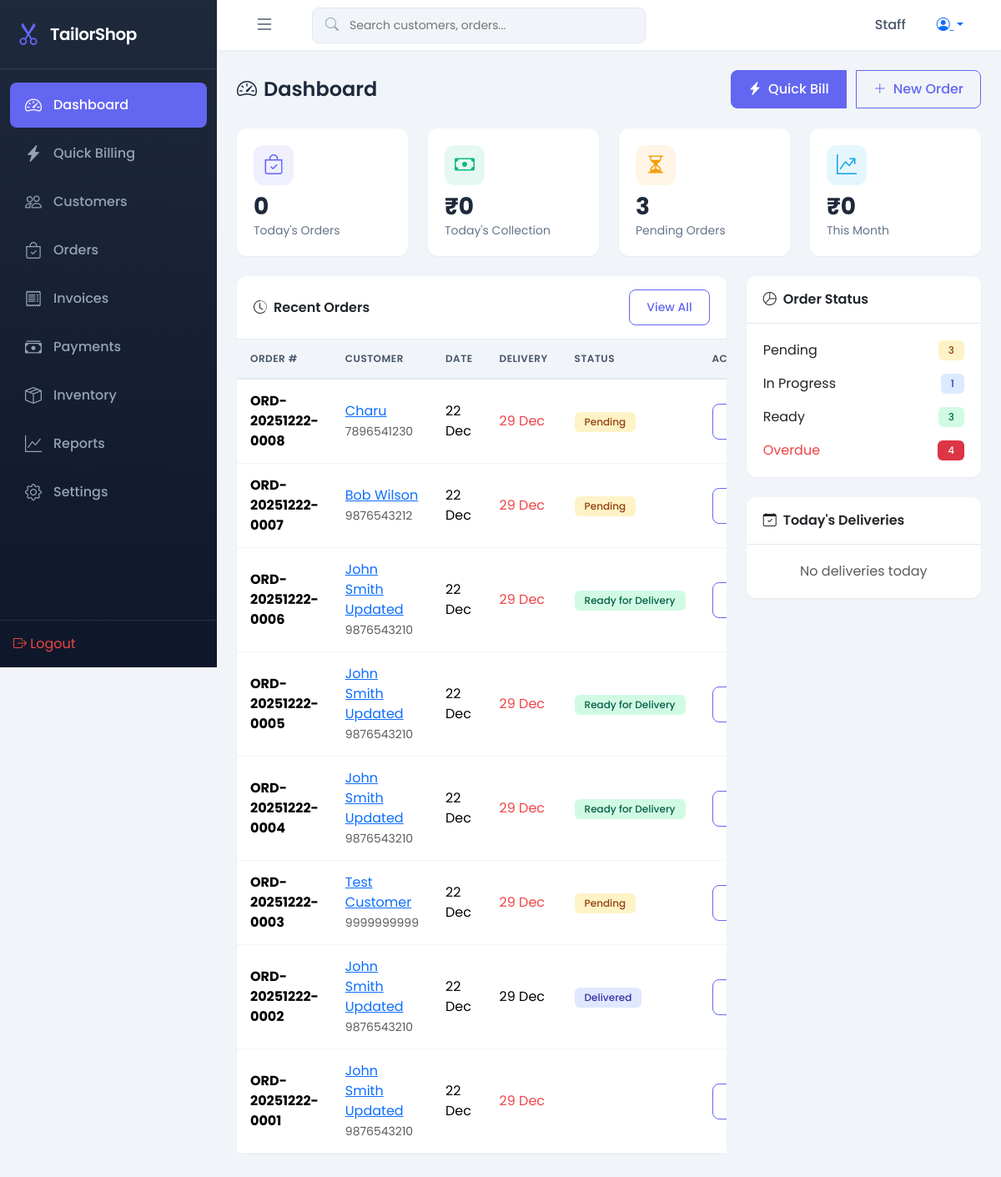
Screenshot of / (signed in) with the database file from the repository.
### shop/models.py (models this page shows, shortened)
class Order(models.Model):
    STATUS_CHOICES = [
        ('PENDING', 'Pending'),
        ('IN_PROGRESS', 'In Progress'),
        ('READY', 'Ready for Delivery'),
        ('DELIVERED', 'Delivered'),
        ('CANCELLED', 'Cancelled'),
    ]
    PRIORITY_CHOICES = [
        ('NORMAL', 'Normal'),
        ('URGENT', 'Urgent'),
        ('EXPRESS', 'Express'),
    ]
    order_number = models.CharField(max_length=20, unique=True, editable=False)
    customer = models.ForeignKey(Customer, on_delete=models.PROTECT, related_name='orders')
    profile = models.ForeignKey(MeasurementProfile, on_delete=models.SET_NULL, null=True, blank=True)
    order_date = models.DateField(default=date.today)
    delivery_date = models.DateField(null=True, blank=True)
    status = models.CharField(max_length=20, choices=STATUS_CHOICES, default='PENDING')
    priority = models.CharField(max_length=20, choices=PRIORITY_CHOICES, default='NORMAL')
    notes = models.TextField(blank=True, null=True)
    created_by = models.ForeignKey(User, on_delete=models.SET_NULL, null=True, related_name='created_orders')
    created_at = models.DateTimeField(auto_now_add=True)
    updated_at = models.DateTimeField(auto_now=True)
    @property
    def is_overdue(self):
        if self.delivery_date and self.status not in ['DELIVERED', 'CANCELLED']:
            return date.today() > self.delivery_date
        return False
    class Meta:
        ordering = ['-created_at']

class Customer(models.Model):
    name = models.CharField(max_length=100)
    phone = models.CharField(max_length=15, unique=True)
    email = models.EmailField(blank=True, null=True)
    address = models.TextField(blank=True, null=True)
    notes = models.TextField(blank=True, null=True)
    created_at = models.DateTimeField(auto_now_add=True)
    updated_at = models.DateTimeField(auto_now=True)
    class Meta:
        ordering = ['-created_at']

### shop/views.py (the view)
# urls.py: path('', views.dashboard, name='dashboard'),
@login_required
def dashboard(request):
    today = date.today()
    week_ago = today - timedelta(days=7)
    month_start = today.replace(day=1)
    today_orders = Order.objects.filter(order_date=today).count()
    today_revenue = Payment.objects.filter(payment_date=today).aggregate(
        total=Sum('amount'))['total'] or Decimal('0.00')
    pending_orders = Order.objects.filter(status='PENDING').count()
    in_progress_orders = Order.objects.filter(status='IN_PROGRESS').count()
    ready_orders = Order.objects.filter(status='READY').count()
    overdue_orders = Order.objects.filter(
        delivery_date__lt=today,
        status__in=['PENDING', 'IN_PROGRESS']
    ).count()
    monthly_revenue = Payment.objects.filter(
        payment_date__gte=month_start
    ).aggregate(total=Sum('amount'))['total'] or Decimal('0.00')
    pending_payments = Invoice.objects.annotate(
        paid=Sum('payments__amount')
    ).filter(
        Q(paid__lt=F('total')) | Q(paid__isnull=True)
    ).count()
    recent_orders = Order.objects.select_related('customer').order_by('-created_at')[:10]
    today_deliveries = Order.objects.filter(
        delivery_date=today,
        status__in=['PENDING', 'IN_PROGRESS', 'READY']
    ).select_related('customer')
    low_stock_items = Inventory.objects.filter(
        quantity__lte=F('min_stock_level')
    )[:5]
    context = {
        'today_orders': today_orders,
        'today_revenue': today_revenue,
        'pending_orders': pending_orders,
        'in_progress_orders': in_progress_orders,
        'ready_orders': ready_orders,
        'overdue_orders': overdue_orders,
        'monthly_revenue': monthly_revenue,
        'pending_payments': pending_payments,
        'recent_orders': recent_orders,
        'today_deliveries': today_deliveries,
        'low_stock_items': low_stock_items,
    }
    return render(request, 'shop/dashboard.html', context)

### templates/shop/dashboard.html (shortened to what this page needs)
{% extends 'base.html' %}
{% load humanize %}
{% block content %}
<div class="page-header">
    <h1><i class="bi bi-speedometer2 me-2"></i>Dashboard</h1>
    <div class="btn-group">
        <a href="{% url 'quick_billing' %}" class="btn btn-primary">
            <i class="bi bi-lightning-charge-fill me-2"></i>Quick Bill
        </a>
        <a href="{% url 'order_add' %}" class="btn btn-outline-primary">
            <i class="bi bi-plus-lg me-2"></i>New Order
        </a>
    </div>
</div>
<div class="row g-4 mb-4">
    <div class="col-xl-3 col-md-6">
        <div class="stat-card">
            <div class="stat-icon primary">
                <i class="bi bi-bag-check"></i>
            </div>
            <div class="stat-value">{{ today_orders }}</div>
            <div class="stat-label">Today's Orders</div>
        </div>
    </div>
    <div class="col-xl-3 col-md-6">
        <div class="stat-card">
            <div class="stat-icon success">
                <i class="bi bi-cash"></i>
            </div>
            <div class="stat-value">₹{{ today_revenue|floatformat:0|intcomma }}</div>
            <div class="stat-label">Today's Collection</div>
        </div>
    </div>
    <div class="col-xl-3 col-md-6">
        <div class="stat-card">
            <div class="stat-icon warning">
                <i class="bi bi-hourglass-split"></i>
            </div>
            <div class="stat-value">{{ pending_orders }}</div>
            <div class="stat-label">Pending Orders</div>
        </div>
    </div>
    <div class="col-xl-3 col-md-6">
        <div class="stat-card">
            <div class="stat-icon info">
                <i class="bi bi-graph-up-arrow"></i>
            </div>
            <div class="stat-value">₹{{ monthly_revenue|floatformat:0|intcomma }}</div>
            <div class="stat-label">This Month</div>
        </div>
    </div>
</div>
<div class="row g-4 mb-4">
    <div class="col-lg-8">
        <div class="card">
            <div class="card-header d-flex justify-content-between align-items-center">
                <span><i class="bi bi-clock-history me-2"></i>Recent Orders</span>
                <a href="{% url 'order_list' %}" class="btn btn-sm btn-outline-primary">View All</a>
            </div>
            <div class="card-body p-0">
                <div class="table-responsive">
                    <table class="table mb-0">
                        <thead>
                            <tr>
                                <th>Order #</th>
                                <th>Customer</th>
                                <th>Date</th>
                                <th>Delivery</th>
                                <th>Status</th>
                                <th>Action</th>
                            </tr>
                        </thead>
                        <tbody>
                            {% for order in recent_orders %}
                            <tr>
                                <td><strong>{{ order.order_number }}</strong></td>
                                <td>
                                    <a href="{% url 'customer_detail' order.customer.pk %}">{{ order.customer.name }}</a>
                                    <br><small class="text-muted">{{ order.customer.phone }}</small>
                                </td>
                                <td>{{ order.order_date|date:"d M" }}</td>
                                <td>
                                    {% if order.delivery_date %}
                                    <span class="{% if order.is_overdue %}text-danger{% endif %}">
                                        {{ order.delivery_date|date:"d M" }}
                                    </span>
                                    {% else %}
                                    <span class="text-muted">-</span>
                                    {% endif %}
                                </td>
                                <td>
                                    <span class="badge badge-{{ order.status|lower }}">{{ order.get_status_display }}</span>
                                </td>
                                <td>
                                    <a href="{% url 'order_detail' order.pk %}" class="btn btn-sm btn-outline-primary">
                                    </a>
                                </td>
                            </tr>
                            {% empty %}
                            <tr>
                                <td colspan="6" class="text-center text-muted py-4">No orders yet</td>
                            </tr>
                            {% endfor %}
                        </tbody>
                    </table>
                </div>
            </div>
        </div>
    </div>
    <div class="col-lg-4">
        <div class="card mb-4">
            <div class="card-header">
                <i class="bi bi-pie-chart me-2"></i>Order Status
            </div>
            <div class="card-body">
                <div class="d-flex justify-content-between align-items-center mb-3">
                    <span>Pending</span>
                    <span class="badge badge-pending">{{ pending_orders }}</span>
                </div>
                <div class="d-flex justify-content-between align-items-center mb-3">
                    <span>In Progress</span>
                    <span class="badge badge-in-progress">{{ in_progress_orders }}</span>
                </div>
                <div class="d-flex justify-content-between align-items-center mb-3">
                    <span>Ready</span>
                    <span class="badge badge-ready">{{ ready_orders }}</span>
                </div>
                {% if overdue_orders %}
                <div class="d-flex justify-content-between align-items-center">
                    <span class="text-danger">Overdue</span>
                    <span class="badge bg-danger">{{ overdue_orders }}</span>
                </div>
                {% endif %}
            </div>
        </div>
        <div class="card">
            <div class="card-header">
                <i class="bi bi-calendar-check me-2"></i>Today's Deliveries
            </div>
            <div class="card-body">
                {% for order in today_deliveries %}
                <div class="d-flex justify-content-between align-items-center mb-2 pb-2 border-bottom">
                    <div>
                        <strong>{{ order.order_number }}</strong>
                        <br><small class="text-muted">{{ order.customer.name }}</small>
                    </div>
                    <span class="badge badge-{{ order.status|lower }}">{{ order.get_status_display }}</span>
                </div>
                {% empty %}
                <p class="text-muted text-center mb-0">No deliveries today</p>
                {% endfor %}
            </div>
        </div>
    </div>
</div>
{% endblock %}

### templates/base.html (shortened to what this page needs)
{% load static %}
<!DOCTYPE html>
<html lang="en">
<head>
    <link href="https://cdn.jsdelivr.net/npm/bootstrap@5.3.2/dist/css/bootstrap.min.css" rel="stylesheet">
    <link href="https://cdn.jsdelivr.net/npm/bootstrap-icons@1.11.1/font/bootstrap-icons.css" rel="stylesheet">
    <link href="{% static 'css/style.css' %}" rel="stylesheet">
</head>
<body>
    {% if user.is_authenticated %}
    <nav class="sidebar" id="sidebar">
        <div class="sidebar-header">
            <i class="bi bi-scissors"></i>
            <span class="brand-text">TailorShop</span>
        </div>
        <ul class="sidebar-nav">
            <li class="nav-item">
                <a href="{% url 'dashboard' %}" class="nav-link {% if request.resolver_match.url_name == 'dashboard' %}active{% endif %}">
                    <i class="bi bi-speedometer2"></i>
                    <span>Dashboard</span>
                </a>
            </li>
            <li class="nav-item">
                <a href="{% url 'quick_billing' %}" class="nav-link {% if 'billing' in request.resolver_match.url_name %}active{% endif %}">
                    <i class="bi bi-lightning-charge-fill"></i>
                    <span>Quick Billing</span>
                </a>
            </li>
            <li class="nav-item">
                <a href="{% url 'customer_list' %}" class="nav-link {% if 'customer' in request.resolver_match.url_name %}active{% endif %}">
                    <i class="bi bi-people"></i>
                    <span>Customers</span>
                </a>
            </li>
            <li class="nav-item">
                <a href="{% url 'order_list' %}" class="nav-link {% if 'order' in request.resolver_match.url_name %}active{% endif %}">
                    <i class="bi bi-bag-check"></i>
                    <span>Orders</span>
                </a>
            </li>
            <li class="nav-item">
                <a href="{% url 'invoice_list' %}" class="nav-link {% if 'invoice' in request.resolver_match.url_name %}active{% endif %}">
                    <i class="bi bi-receipt"></i>
                    <span>Invoices</span>
                </a>
            </li>
            <li class="nav-item">
                <a href="{% url 'payment_list' %}" class="nav-link {% if 'payment' in request.resolver_match.url_name %}active{% endif %}">
                    <i class="bi bi-cash-stack"></i>
                    <span>Payments</span>
                </a>
            </li>
            <li class="nav-item">
                <a href="{% url 'inventory_list' %}" class="nav-link {% if 'inventory' in request.resolver_match.url_name %}active{% endif %}">
                    <i class="bi bi-box-seam"></i>
                    <span>Inventory</span>
                </a>
            </li>
            <li class="nav-item">
                <a href="{% url 'reports' %}" class="nav-link {% if 'report' in request.resolver_match.url_name %}active{% endif %}">
                    <i class="bi bi-graph-up"></i>
                    <span>Reports</span>
                </a>
            </li>
            <li class="nav-item">
                <a href="{% url 'settings' %}" class="nav-link {% if 'settings' in request.resolver_match.url_name %}active{% endif %}">
                    <i class="bi bi-gear"></i>
                    <span>Settings</span>
                </a>
            </li>
        </ul>
        <div class="sidebar-footer">
            <a href="{% url 'logout' %}" class="nav-link text-danger">
                <i class="bi bi-box-arrow-right"></i>
                <span>Logout</span>
            </a>
        </div>
    </nav>
    <main class="main-content">
        <nav class="top-navbar">
            <button class="btn btn-link sidebar-toggle" id="sidebarToggle">
                <i class="bi bi-list"></i>
            </button>
            <div class="search-box d-none d-md-block">
                <i class="bi bi-search"></i>
                <input type="text" placeholder="Search customers, orders..." id="globalSearch">
            </div>
            <div class="navbar-actions">
                <span class="user-name">{{ user.first_name|default:user.username }}</span>
                <div class="dropdown">
                    <button class="btn btn-link dropdown-toggle" data-bs-toggle="dropdown">
                        <i class="bi bi-person-circle"></i>
                    </button>
                </div>
            </div>
        </nav>
        <div class="page-content">
            {% block content %}{% endblock %}
        </div>
    </main>
    {% else %}
    {% block auth_content %}{% endblock %}
    {% endif %}
</body>
</html>

### rows the page displays
Order: order_number "ORD-20251222-0008", customer.name "Charu", customer.phone "7896541230", order_date "22 Dec", delivery_date "29 Dec", status "Pending"
Order: order_number "ORD-20251222-0007", customer.name "Bob Wilson", customer.phone "9876543212", order_date "22 Dec", delivery_date "29 Dec", status "Pending"
Order: order_number "ORD-20251222-0006", customer.name "John Smith Updated", customer.phone "9876543210", order_date "22 Dec", delivery_date "29 Dec", status "Ready for Delivery"
Order: order_number "ORD-20251222-0005", customer.name "John Smith Updated", customer.phone "9876543210", order_date "22 Dec", delivery_date "29 Dec", status "Ready for Delivery"
Order: order_number "ORD-20251222-0004", customer.name "John Smith Updated", customer.phone "9876543210", order_date "22 Dec", delivery_date "29 Dec", status "Ready for Delivery"
Order: order_number "ORD-20251222-0003", customer.name "Test Customer", customer.phone "9999999999", order_date "22 Dec", delivery_date "29 Dec", status "Pending"
Order: order_number "ORD-20251222-0002", customer.name "John Smith Updated", customer.phone "9876543210", order_date "22 Dec", delivery_date "29 Dec", status "Delivered"
Order: order_number "ORD-20251222-0001", customer.name "John Smith Updated", customer.phone "9876543210", order_date "22 Dec", delivery_date "29 Dec"

### other values shown
{{ user.first_name|default:user.username }} "Staff"
{{ today_orders }} "0"
{{ today_revenue|floatformat:0|intcomma }} "0"
{{ pending_orders }} "3"
{{ monthly_revenue|floatformat:0|intcomma }} "0"
{{ in_progress_orders }} "1"
{{ ready_orders }} "3"
{{ overdue_orders }} "4"
